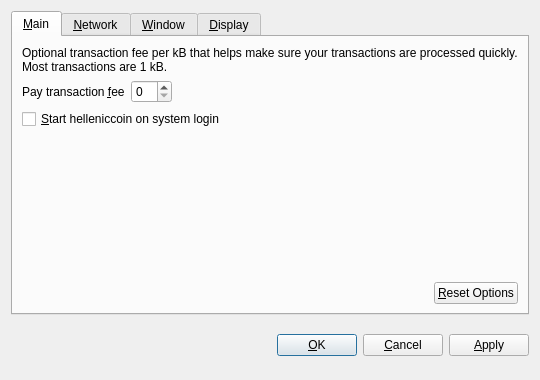
<?xml version="1.0" encoding="UTF-8"?>
<ui version="4.0">
 <class>OptionsDialog</class>
 <widget class="QDialog" name="OptionsDialog">
  <property name="geometry">
   <rect>
    <x>0</x>
    <y>0</y>
    <width>540</width>
    <height>380</height>
   </rect>
  </property>
  <property name="windowTitle">
   <string>Options</string>
  </property>
  <property name="modal">
   <bool>true</bool>
  </property>
  <layout class="QVBoxLayout" name="verticalLayout">
   <item>
    <widget class="QTabWidget" name="tabWidget">
     <property name="tabPosition">
      <enum>QTabWidget::North</enum>
     </property>
     <property name="currentIndex">
      <number>0</number>
     </property>
     <widget class="QWidget" name="tabMain">
      <attribute name="title">
       <string>&amp;Main</string>
      </attribute>
      <layout class="QVBoxLayout" name="verticalLayout_Main">
       <item>
        <widget class="QLabel" name="transactionFeeInfoLabel">
         <property name="text">
          <string>Optional transaction fee per kB that helps make sure your transactions are processed quickly. Most transactions are 1 kB.</string>
         </property>
         <property name="textFormat">
          <enum>Qt::PlainText</enum>
         </property>
         <property name="wordWrap">
          <bool>true</bool>
         </property>
        </widget>
       </item>
       <item>
        <layout class="QHBoxLayout" name="horizontalLayout_1_Main">
         <item>
          <widget class="QLabel" name="transactionFeeLabel">
           <property name="text">
            <string>Pay transaction &amp;fee</string>
           </property>
           <property name="textFormat">
            <enum>Qt::PlainText</enum>
           </property>
           <property name="buddy">
            <cstring>transactionFee</cstring>
           </property>
          </widget>
         </item>
         <item>
          <widget class="BitcoinAmountField" name="transactionFee"/>
         </item>
         <item>
          <spacer name="horizontalSpacer_1_Main">
           <property name="orientation">
            <enum>Qt::Horizontal</enum>
           </property>
           <property name="sizeHint" stdset="0">
            <size>
             <width>40</width>
             <height>20</height>
            </size>
           </property>
          </spacer>
         </item>
        </layout>
       </item>
       <item>
        <widget class="QCheckBox" name="bitcoinAtStartup">
         <property name="toolTip">
          <string>Automatically start helleniccoin after logging in to the system.</string>
         </property>
         <property name="text">
          <string>&amp;Start helleniccoin on system login</string>
         </property>
        </widget>
       </item>
       <item>
        <spacer name="verticalSpacer_Main">
         <property name="orientation">
          <enum>Qt::Vertical</enum>
         </property>
         <property name="sizeHint" stdset="0">
          <size>
           <width>20</width>
           <height>40</height>
          </size>
         </property>
        </spacer>
       </item>
       <item>
        <layout class="QHBoxLayout" name="horizontalLayout_2_Main">
         <item>
          <spacer name="horizontalSpacer_2_Main">
           <property name="orientation">
            <enum>Qt::Horizontal</enum>
           </property>
           <property name="sizeHint" stdset="0">
            <size>
             <width>40</width>
             <height>20</height>
            </size>
           </property>
          </spacer>
         </item>
         <item>
          <widget class="QPushButton" name="resetButton">
           <property name="toolTip">
            <string>Reset all client options to default.</string>
           </property>
           <property name="text">
            <string>&amp;Reset Options</string>
           </property>
           <property name="autoDefault">
            <bool>false</bool>
           </property>
          </widget>
         </item>
        </layout>
       </item>
      </layout>
     </widget>
     <widget class="QWidget" name="tabNetwork">
      <attribute name="title">
       <string>&amp;Network</string>
      </attribute>
      <layout class="QVBoxLayout" name="verticalLayout_Network">
       <item>
        <widget class="QCheckBox" name="mapPortUpnp">
         <property name="toolTip">
          <string>Automatically open the helleniccoin client port on the router. This only works when your router supports UPnP and it is enabled.</string>
         </property>
         <property name="text">
          <string>Map port using &amp;UPnP</string>
         </property>
        </widget>
       </item>
       <item>
        <widget class="QCheckBox" name="connectSocks">
         <property name="toolTip">
          <string>Connect to the helleniccoin network through a SOCKS proxy (e.g. when connecting through Tor).</string>
         </property>
         <property name="text">
          <string>&amp;Connect through SOCKS proxy:</string>
         </property>
        </widget>
       </item>
       <item>
        <layout class="QHBoxLayout" name="horizontalLayout_Network">
         <item>
          <widget class="QLabel" name="proxyIpLabel">
           <property name="text">
            <string>Proxy &amp;IP:</string>
           </property>
           <property name="textFormat">
            <enum>Qt::PlainText</enum>
           </property>
           <property name="buddy">
            <cstring>proxyIp</cstring>
           </property>
          </widget>
         </item>
         <item>
          <widget class="QValidatedLineEdit" name="proxyIp">
           <property name="maximumSize">
            <size>
             <width>140</width>
             <height>16777215</height>
            </size>
           </property>
           <property name="toolTip">
            <string>IP address of the proxy (e.g. 127.0.0.1)</string>
           </property>
          </widget>
         </item>
         <item>
          <widget class="QLabel" name="proxyPortLabel">
           <property name="text">
            <string>&amp;Port:</string>
           </property>
           <property name="textFormat">
            <enum>Qt::PlainText</enum>
           </property>
           <property name="buddy">
            <cstring>proxyPort</cstring>
           </property>
          </widget>
         </item>
         <item>
          <widget class="QLineEdit" name="proxyPort">
           <property name="maximumSize">
            <size>
             <width>55</width>
             <height>16777215</height>
            </size>
           </property>
           <property name="toolTip">
            <string>Port of the proxy (e.g. 9050)</string>
           </property>
          </widget>
         </item>
         <item>
          <widget class="QLabel" name="socksVersionLabel">
           <property name="text">
            <string>SOCKS &amp;Version:</string>
           </property>
           <property name="textFormat">
            <enum>Qt::PlainText</enum>
           </property>
           <property name="buddy">
            <cstring>socksVersion</cstring>
           </property>
          </widget>
         </item>
         <item>
          <widget class="QValueComboBox" name="socksVersion">
           <property name="toolTip">
            <string>SOCKS version of the proxy (e.g. 5)</string>
           </property>
          </widget>
         </item>
         <item>
          <spacer name="horizontalSpacer_Network">
           <property name="orientation">
            <enum>Qt::Horizontal</enum>
           </property>
           <property name="sizeHint" stdset="0">
            <size>
             <width>40</width>
             <height>20</height>
            </size>
           </property>
          </spacer>
         </item>
        </layout>
       </item>
       <item>
        <spacer name="verticalSpacer_Network">
         <property name="orientation">
          <enum>Qt::Vertical</enum>
         </property>
         <property name="sizeHint" stdset="0">
          <size>
           <width>20</width>
           <height>40</height>
          </size>
         </property>
        </spacer>
       </item>
      </layout>
     </widget>
     <widget class="QWidget" name="tabWindow">
      <attribute name="title">
       <string>&amp;Window</string>
      </attribute>
      <layout class="QVBoxLayout" name="verticalLayout_Window">
       <item>
        <widget class="QCheckBox" name="minimizeToTray">
         <property name="toolTip">
          <string>Show only a tray icon after minimizing the window.</string>
         </property>
         <property name="text">
          <string>&amp;Minimize to the tray instead of the taskbar</string>
         </property>
        </widget>
       </item>
       <item>
        <widget class="QCheckBox" name="minimizeOnClose">
         <property name="toolTip">
          <string>Minimize instead of exit the application when the window is closed. When this option is enabled, the application will be closed only after selecting Quit in the menu.</string>
         </property>
         <property name="text">
          <string>M&amp;inimize on close</string>
         </property>
        </widget>
       </item>
       <item>
        <spacer name="verticalSpacer_Window">
         <property name="orientation">
          <enum>Qt::Vertical</enum>
         </property>
         <property name="sizeHint" stdset="0">
          <size>
           <width>20</width>
           <height>40</height>
          </size>
         </property>
        </spacer>
       </item>
      </layout>
     </widget>
     <widget class="QWidget" name="tabDisplay">
      <attribute name="title">
       <string>&amp;Display</string>
      </attribute>
      <layout class="QVBoxLayout" name="verticalLayout_Display">
       <item>
        <layout class="QHBoxLayout" name="horizontalLayout_1_Display">
         <item>
          <widget class="QLabel" name="langLabel">
           <property name="text">
            <string>User Interface &amp;language:</string>
           </property>
           <property name="textFormat">
            <enum>Qt::PlainText</enum>
           </property>
           <property name="buddy">
            <cstring>lang</cstring>
           </property>
          </widget>
         </item>
         <item>
          <widget class="QValueComboBox" name="lang">
           <property name="toolTip">
            <string>The user interface language can be set here. This setting will take effect after restarting helleniccoin.</string>
           </property>
          </widget>
         </item>
        </layout>
       </item>
       <item>
        <layout class="QHBoxLayout" name="horizontalLayout_2_Display">
         <item>
          <widget class="QLabel" name="unitLabel">
           <property name="text">
            <string>&amp;Unit to show amounts in:</string>
           </property>
           <property name="textFormat">
            <enum>Qt::PlainText</enum>
           </property>
           <property name="buddy">
            <cstring>unit</cstring>
           </property>
          </widget>
         </item>
         <item>
          <widget class="QValueComboBox" name="unit">
           <property name="toolTip">
            <string>Choose the default subdivision unit to show in the interface and when sending coins.</string>
           </property>
          </widget>
         </item>
        </layout>
       </item>
       <item>
        <widget class="QCheckBox" name="displayAddresses">
         <property name="toolTip">
          <string>Whether to show helleniccoin addresses in the transaction list or not.</string>
         </property>
         <property name="text">
          <string>&amp;Display addresses in transaction list</string>
         </property>
        </widget>
       </item>
       <item>
        <widget class="QCheckBox" name="coinControlFeatures">
         <property name="toolTip">
          <string>Whether to show coin control features or not.</string>
         </property>
         <property name="text">
          <string>Display coin &amp;control features (experts only!)</string>
         </property>
        </widget>
       </item>
       <item>
        <spacer name="verticalSpacer_Display">
         <property name="orientation">
          <enum>Qt::Vertical</enum>
         </property>
         <property name="sizeHint" stdset="0">
          <size>
           <width>20</width>
           <height>40</height>
          </size>
         </property>
        </spacer>
       </item>
      </layout>
     </widget>
    </widget>
   </item>
   <item>
    <layout class="QHBoxLayout" name="horizontalLayout_Buttons">
     <item>
      <spacer name="horizontalSpacer_1">
       <property name="orientation">
        <enum>Qt::Horizontal</enum>
       </property>
       <property name="sizeHint" stdset="0">
        <size>
         <width>40</width>
         <height>48</height>
        </size>
       </property>
      </spacer>
     </item>
     <item>
      <widget class="QLabel" name="statusLabel">
       <property name="font">
        <font>
         <weight>75</weight>
         <bold>true</bold>
        </font>
       </property>
       <property name="text">
        <string/>
       </property>
       <property name="textFormat">
        <enum>Qt::PlainText</enum>
       </property>
       <property name="wordWrap">
        <bool>true</bool>
       </property>
      </widget>
     </item>
     <item>
      <spacer name="horizontalSpacer_2">
       <property name="orientation">
        <enum>Qt::Horizontal</enum>
       </property>
       <property name="sizeHint" stdset="0">
        <size>
         <width>40</width>
         <height>48</height>
        </size>
       </property>
      </spacer>
     </item>
     <item>
      <widget class="QPushButton" name="okButton">
       <property name="text">
        <string>&amp;OK</string>
       </property>
      </widget>
     </item>
     <item>
      <widget class="QPushButton" name="cancelButton">
       <property name="text">
        <string>&amp;Cancel</string>
       </property>
       <property name="autoDefault">
        <bool>false</bool>
       </property>
      </widget>
     </item>
     <item>
      <widget class="QPushButton" name="applyButton">
       <property name="text">
        <string>&amp;Apply</string>
       </property>
       <property name="autoDefault">
        <bool>false</bool>
       </property>
      </widget>
     </item>
    </layout>
   </item>
  </layout>
 </widget>
 <customwidgets>
  <customwidget>
   <class>BitcoinAmountField</class>
   <extends>QSpinBox</extends>
   <header>bitcoinamountfield.h</header>
  </customwidget>
  <customwidget>
   <class>QValueComboBox</class>
   <extends>QComboBox</extends>
   <header>qvaluecombobox.h</header>
  </customwidget>
  <customwidget>
   <class>QValidatedLineEdit</class>
   <extends>QLineEdit</extends>
   <header>qvalidatedlineedit.h</header>
  </customwidget>
 </customwidgets>
 <resources/>
 <connections/>
</ui>
